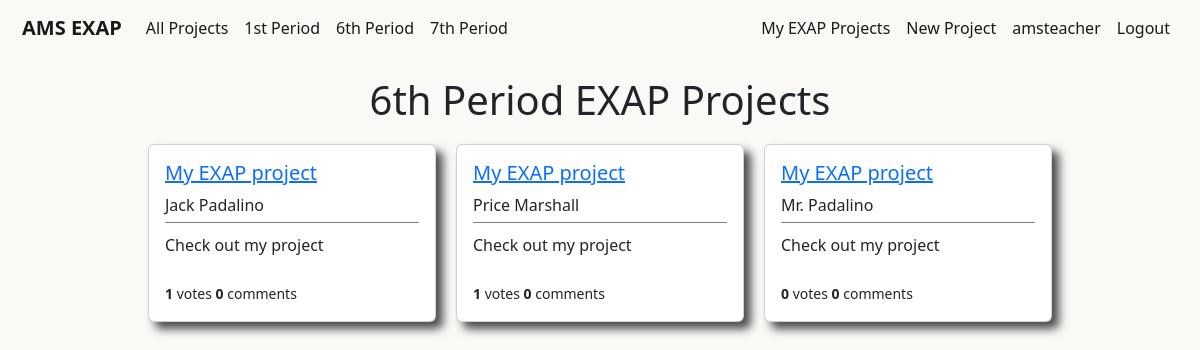
The app's page /users/sixthperiodprojects/ (signed in), older data.
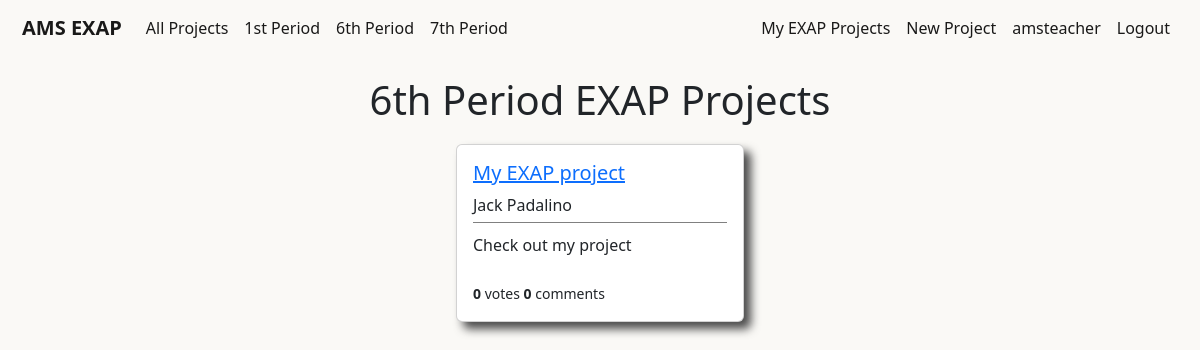
The same page, newer data.
### users/models.py (models this page shows, shortened)
class Project(models.Model):
    student = models.ForeignKey(User,on_delete=models.CASCADE)
    period = models.IntegerField(choices=periods,default=1)
    liked = models.ManyToManyField(User,default=None,blank=True,related_name='likes')
    video_URL = models.CharField(max_length=1000,default=None,blank=True)
    title = models.CharField(max_length=50,default='My EXAP project')
    blurb = models.CharField(max_length=100,default='Check out my project')
    description = models.TextField(default="I haven't written my project description yet, but trust me it will be awesome!")

### users/views.py (the view)
# urls.py: path('sixthperiodprojects/',SixthPeriodProjectListView.as_view(),name='users-sixthperiodprojects'),
class SixthPeriodProjectListView(LoginRequiredMixin,ListView):
    model = Project
    template_name = 'users/sixthperiodprojects.html'
    context_object_name = 'projects'
    def get_queryset(self):
        projects = Project.objects.filter(period=6)
        return projects

### users/templates/users/sixthperiodprojects.html
{% extends 'main/base.html' %}
{% block content %}
<div class='page-title'>
    <h1>6th Period EXAP Projects</h1>
</div>
{% if user.is_authenticated %}
    <div class='container'>
        {% for project in projects %}
            <div class="card project-card" style="width: 18rem;">
                <div class="card-body project-card-body">
                    <h5><a class="article-title" href="{% url 'project-details' project.pk %}">{{ project.title }}</a></h5>
                    <h8 class="card-title project-card-student">{{ project.student.first_name }} {{ project.student.last_name }}</h8>
                    <div class='project-card-blurb'>
                        <p class="card-text project-card-text">{{ project.blurb }}</p>
                    </div>
                    <br>
                    <small><b>{{ project.liked.all.count }}</b> votes <b>{{ project.comments.all.count }}</b> comments</small>
                </div>
            </div>
        {% endfor %}
    </div>
{% endif %}
{% endblock content %}

Row changes from the older to the newer data that the page shows:
removed Project: title "My EXAP project", student.first_name "Jack", student.last_name "Padalino", blurb "Check out my project", liked.all.count "1", comments.all.count "0"
removed Project: title "My EXAP project", student.first_name "Price", student.last_name "Marshall", blurb "Check out my project", liked.all.count "1", comments.all.count "0"
removed Project: title "My EXAP project", student.first_name "Mr.", student.last_name "Padalino", blurb "Check out my project", liked.all.count "0", comments.all.count "0"
added Project: title "My EXAP project", student.first_name "Jack", student.last_name "Padalino", blurb "Check out my project", liked.all.count "0", comments.all.count "0"
